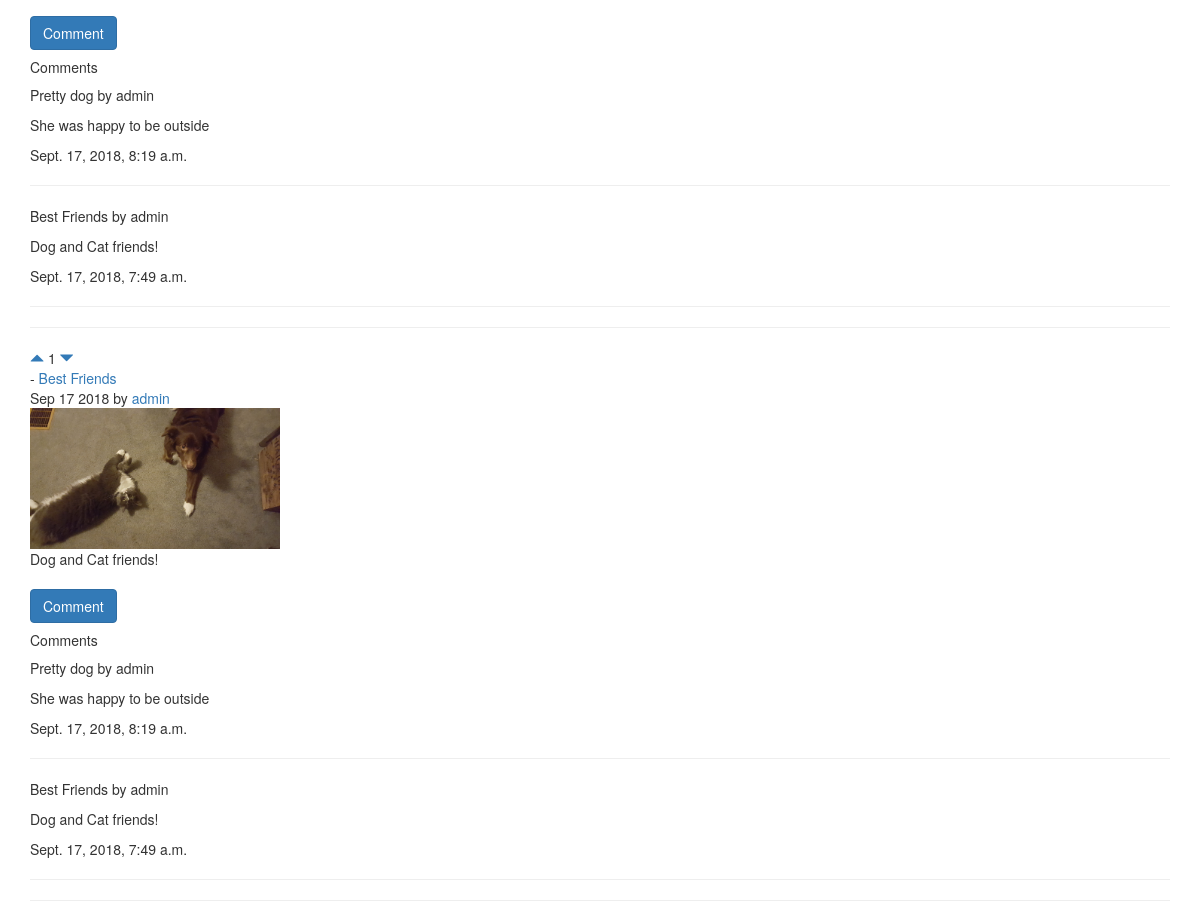
Before: / (lower part) with the older database file.
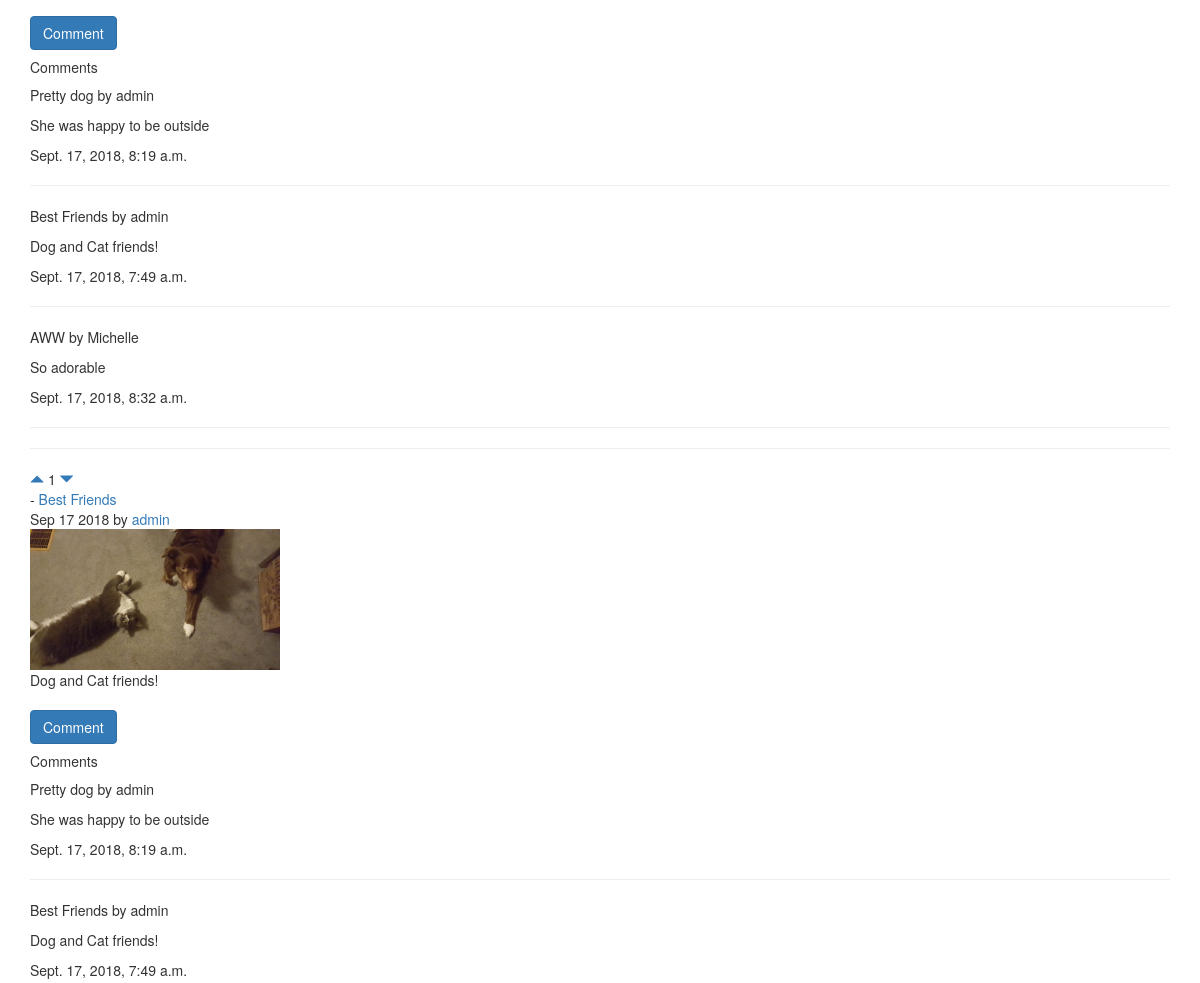
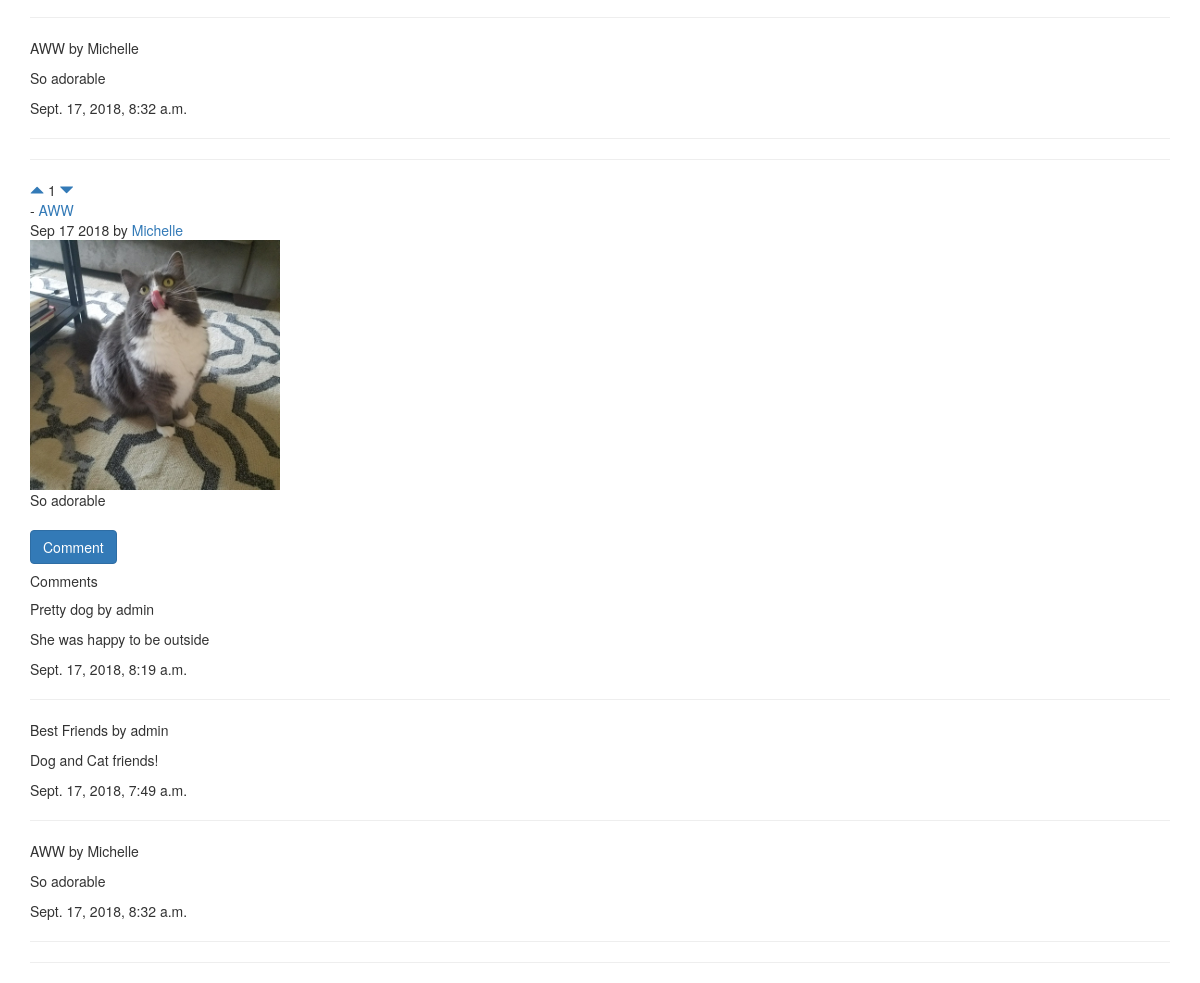
After: the same page with the newer database file (2 pictures, top to bottom).
### posts/models.py (models this page shows)
class Post(models.Model):
    title = models.CharField(max_length=200, default='')
    site_url = models.TextField(default='')
    content = models.TextField(default="")
    created_at = models.DateTimeField(blank=True, null=True)
    user = models.ForeignKey(User, on_delete = models.CASCADE)
    votes_total = models.IntegerField(default=1)
    image = models.FileField(upload_to='images', blank=True)
    def created_at_formatted(self):
        return self.created_at.strftime('%b %e %Y')

### posts/views.py (the view)
# urls.py: 2. Add a URL to urlpatterns:  path('', views.home, name='home')
def home(request):
    post = Post.objects.order_by('-votes_total')
    return render(request, 'posts/home.html', {'posts':post})

### posts/templates/posts/home.html (shortened to what this page needs)
{% extends 'base.html' %}
{% block content %}
<br />
<br />
{% for post in posts.all %}
    <a href="#" onClick="document.getElementById('upvote{{ post.id }}').submit()"><span class="glyphicon glyphicon-triangle-top" aria-hidden="true"></span></a>
    {{ post.votes_total }}
    <a href="#" onClick="document.getElementById('downvote{{ post.id }}').submit()"><span class="glyphicon glyphicon-triangle-bottom" aria-hidden="true"></span></a>
      - <a href="{{ post.site_url }}"> {{ post.title }} </a>
    <br />
    {{ post.created_at_formatted }} by <a href="{% url 'posts:userposts' post.user.id %}">{{ post.user.username }}</a>
    <br />
    <img src="{{ post.image.url }}" width="250">
    <br />
    {{ post.content }}
    <br />
    <br />
    <a class = "btn btn-primary" href="{% url 'posts:comment'  %}">Comment</a>
    <br />
    <h5>Comments</h5>
    {% for comment in posts.all %}
        <p>{{ comment.title }} by {{ comment.user }}</p>
        <p>{{ comment.content }}</p>
        <p>{{ comment.created_at }}</p>
        <hr>
        {% empty %}
            <p>FIRST COMMENT</p>
    {% endfor %}
<hr>
{% endfor %}
{% endblock %}

Changed rows visible on the page:
added Post: title "AWW", user "Michelle", content "So adorable", created_at "Sept. 17, 2018, 8:32 a.m.", votes_total "1", created_at_formatted "Sep 17 2018", user.username "Michelle", image (picture), Post (title "Pretty dog", user "admin", content "She was happy to be outside", created_at "Sept. 17, 2018, 8:19 a.m."), Post (title "Best Friends", user "admin", content "Dog and Cat friends!", created_at "Sept. 17, 2018, 7:49 a.m.")
